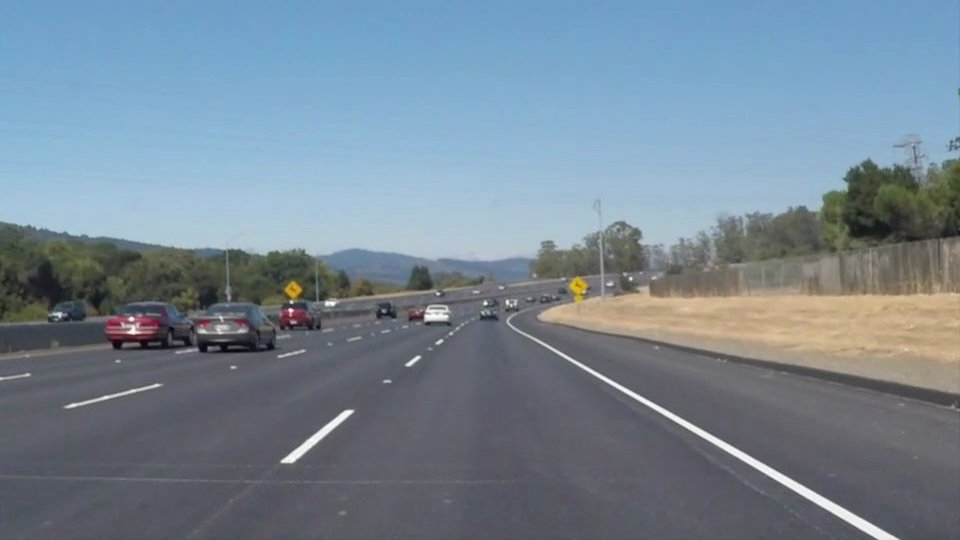
#> input picture lane_detection/samples/solidWhiteCurve.jpg, 960 x 540 px
$ python find_binary_thresh.py   (Python 2 division)   (older library calls are emulated)
#> lines starting #> are read from the running program, lines starting #| are printed output that depends on the picture; after the words box and inside, x2 and y2 are one past the last pixel; in counts of white or black regions, pixels touching at a corner belong together
import cv2
import numpy as np

im = cv2.imread('samples/solidWhiteCurve.jpg')
#> im is the input picture: shape (540, 960, 3); mean B, G, R 148.1, 134.5, 118.5

def callback(x): return

def binary_thresh(channel, thresh = (0, 255), on = 1):
    binary = np.zeros_like(channel)
    binary[(channel > thresh[0]) & (channel <= thresh[1])] = on
    return binary

params = ['H','L','S','gradX','gradY','gradMag']
thresh = {p:{'min':0,'max':255} for p in params}
cv2.namedWindow('thresholds',0)
for p in params:
    for m in ['min','max']:
        name = p+'_'+m
        cv2.createTrackbar(name,'thresholds',0,255,callback)
        cv2.setTrackbarPos(name,'thresholds',thresh[p][m])

while True:
    for p in params:
        for m in ['min', 'max']:
            thresh[p][m] = cv2.getTrackbarPos(p+'_'+m,'thresholds')

    binaries = {}

    # Convert to grayscale
    gray = cv2.cvtColor(im, cv2.COLOR_BGR2GRAY)
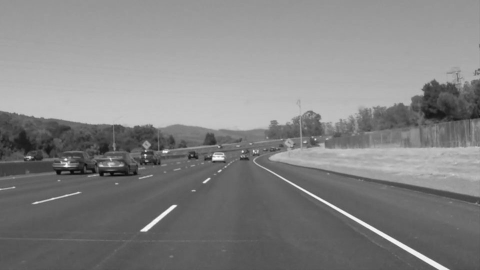
#> gray: shape (540, 960) (shown at 1/2 size); min 5, max 255, mean 131.2
    # Take both Sobel x and y gradients
    kernel = 3
    sobelx = cv2.Sobel(gray, cv2.CV_64F, 1, 0, ksize=kernel)
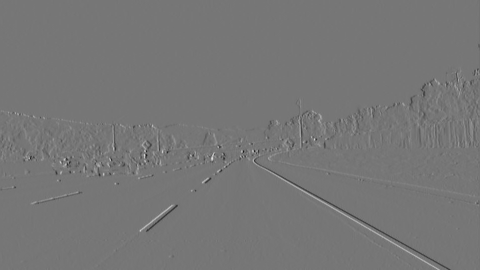
#> sobelx: shape (540, 960) float64 (shown at 1/2 size); min -466, max 536, mean 0; drawn with min black and max white
    sobely = cv2.Sobel(gray, cv2.CV_64F, 0, 1, ksize=kernel)
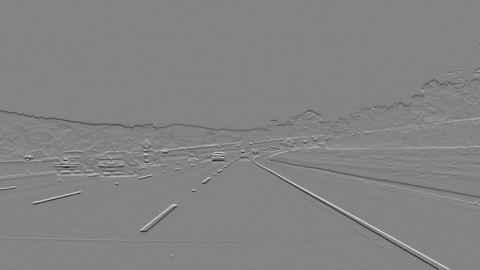
#> sobely: shape (540, 960) float64 (shown at 1/2 size); min -653, max 609, mean -0.9; drawn with min black and max white
    # calculate the scobel x gradient binary
    abs_sobelx = np.absolute(sobelx)
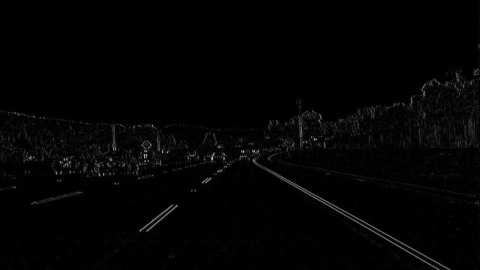
#> abs_sobelx: shape (540, 960) float64 (shown at 1/2 size); min 0, max 536, mean 8.1; drawn with min black and max white
    binaries['gradX'] = np.uint8(255*abs_sobelx/np.max(abs_sobelx))
    # calculate the scobel y gradient binary
    abs_sobely = np.absolute(sobely)
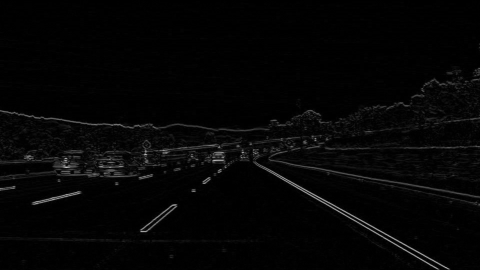
#> abs_sobely: shape (540, 960) float64 (shown at 1/2 size); min 0, max 653, mean 14.2; drawn with min black and max white
    binaries['gradY'] = np.uint8(255*abs_sobely/np.max(abs_sobely)).copy()
    # Calculate the gradient magnitude
    gradmag = np.sqrt(sobelx**2 + sobely**2)
    # Rescale to 8 bit
    scale_factor = np.max(gradmag)/255
#> scale_factor = 2.59
    binaries['gradMag'] = gradmag/scale_factor

    # Take the absolute value of the gradient direction,
    # apply a threshold, and create a binary image result
    # absgraddir = np.arctan2(np.absolute(sobely), np.absolute(sobelx))
    # dir_binary = binary_thresh(absgraddir, dir_thresh)

    hls = cv2.cvtColor(im, cv2.COLOR_BGR2HLS)
#> hls: shape (540, 960, 3); mean of channels 0, 1, 2 97.9, 133.5, 57.7
    binaries['H'] = hls[:,:,0]
    binaries['L'] = hls[:,:,1]
    binaries['S'] = hls[:,:,2]

    # RGB colour
    # binaries['R'] = im[:,:,2]
    # binaries['G'] = im[:,:,1]
    # binaries['B'] = im[:,:,0]

    for p in binaries:
        cv2.imshow(p+'_raw', binaries[p])
        binaries[p] = 255*binary_thresh(binaries[p], (thresh[p]['min'], thresh[p]['max']))
        cv2.imshow(p+'_bin', binaries[p])
#> this loop made 6 passes
#> p on passes 1 to 6: 'gradX', 'gradY', 'gradMag', 'H', 'L', 'S'
#> pass 1, `cv2.imshow(p+'_bin', binaries[p])`:
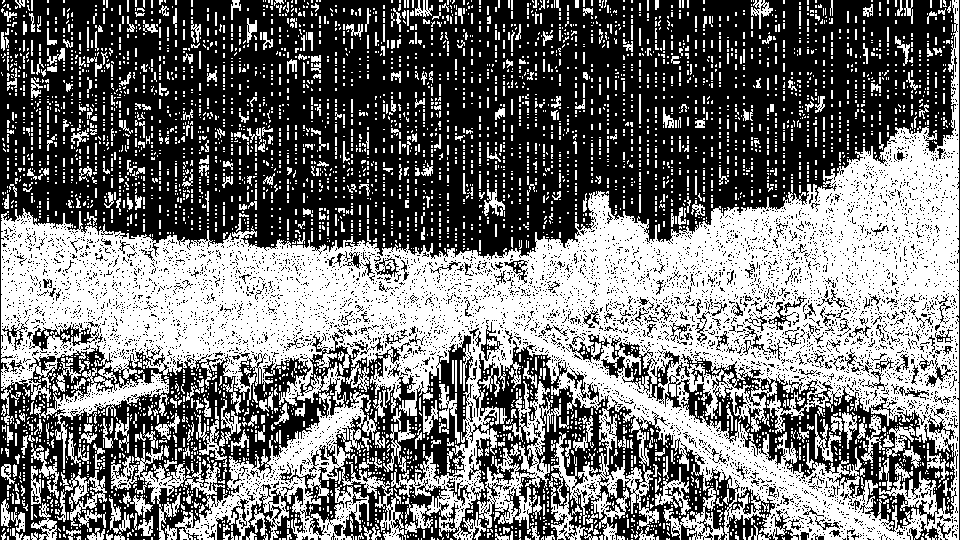
#> window 'gradX_bin': shape (540, 960); 45.5% white; 4932 white regions (4377 under 20 px), largest, box (x1, y1, x2, y2) and area: (1, 0, 959, 540) 174718, (477, 381, 561, 534) 3494, (663, 488, 724, 540) 972
#> pass 2, `cv2.imshow(p+'_bin', binaries[p])`:
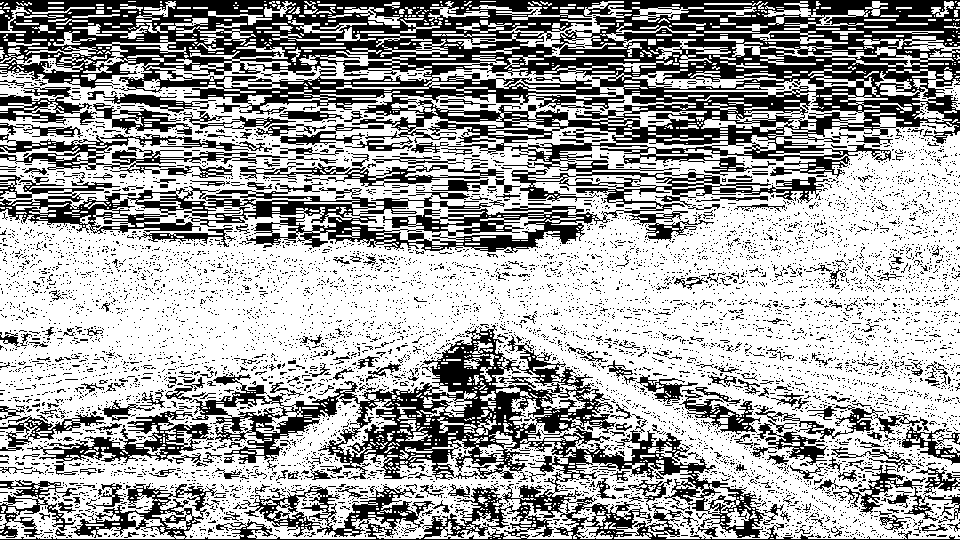
#> window 'gradY_bin': shape (540, 960); 64% white; 7418 black regions (7134 under 20 px), largest, box (x1, y1, x2, y2) and area: (0, 0, 960, 253) 93788, (0, 325, 960, 540) 35306, (0, 134, 288, 174) 3541
#> after the loop, binaries = 6 items

    cv2.imshow('im', im)

    c = cv2.waitKey(0)
#> (key q is pressed here)
    if c == ord('q'):
        break

print 'Thresholds: {t}'.format(t=thresh)

$ run again, with lane_detection/samples/corners4.jpg copied over lane_detection/samples/solidWhiteCurve.jpg
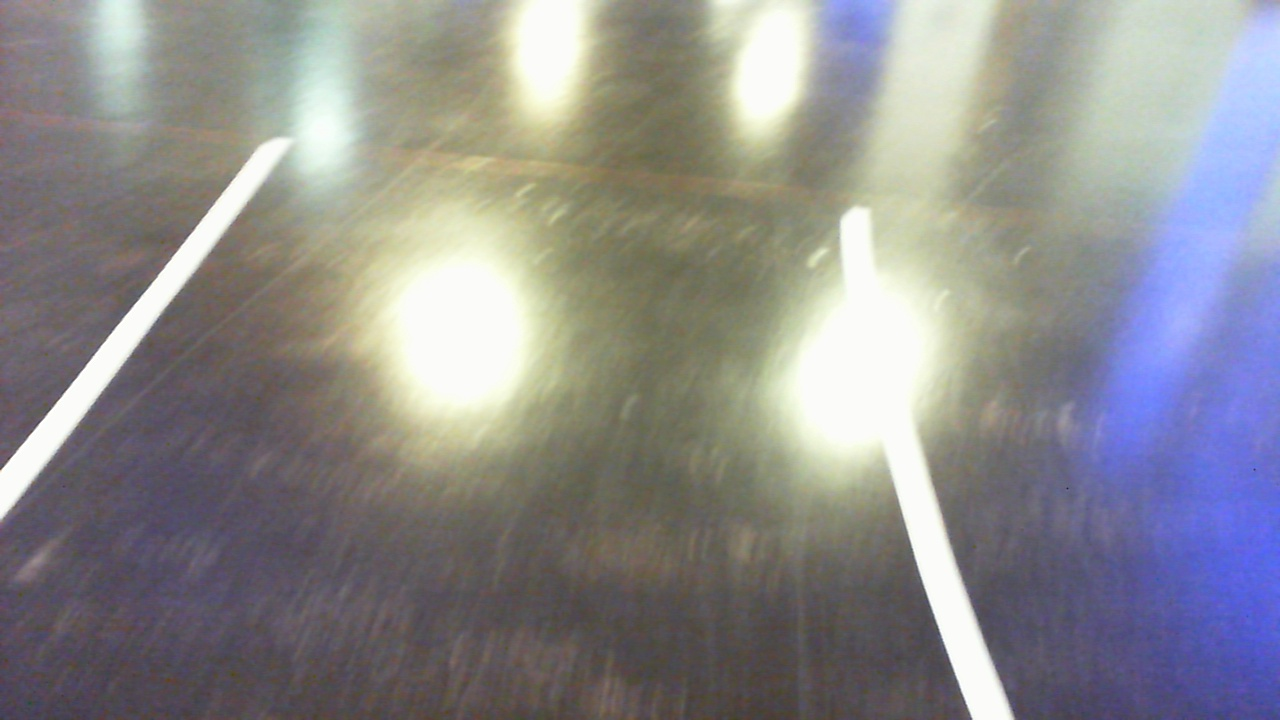
#> input picture lane_detection/samples/corners4.jpg, 1280 x 720 px
#> im is the input picture: shape (720, 1280, 3); mean B, G, R 140.8, 139.6, 140.3
#> scale_factor = 2.7
#> hls: shape (720, 1280, 3); mean of channels 0, 1, 2 69.4, 140.7, 48
#> the loop `for p in binaries:` made 6 passes
#> p on passes 1 to 6: 'gradX', 'gradY', 'gradMag', 'H', 'L', 'S'
#> pass 1, `cv2.imshow(p+'_bin', binaries[p])`:
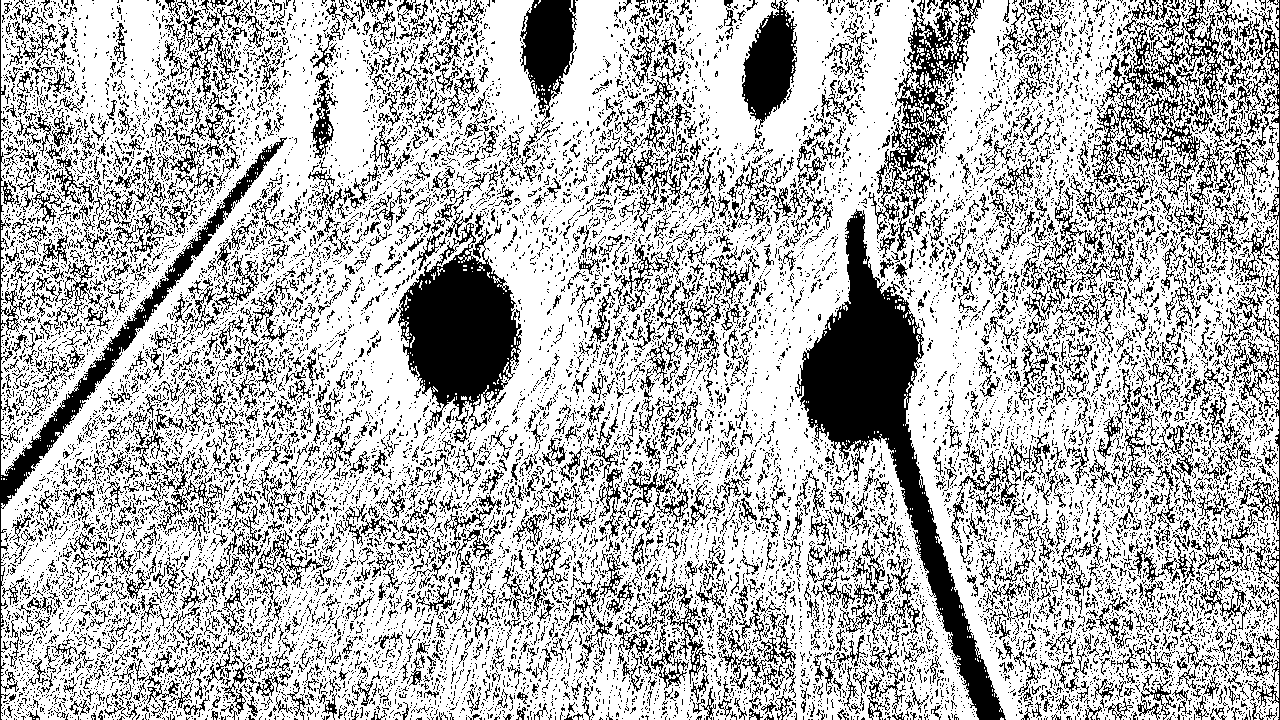
#> window 'gradX_bin': shape (720, 1280); 71.7% white; 16718 black regions (14780 under 20 px), largest, box (x1, y1, x2, y2) and area: (795, 209, 1006, 720) 22801, (398, 213, 522, 436) 13934, (0, 0, 287, 720) 7940
#> pass 2, `cv2.imshow(p+'_bin', binaries[p])`:
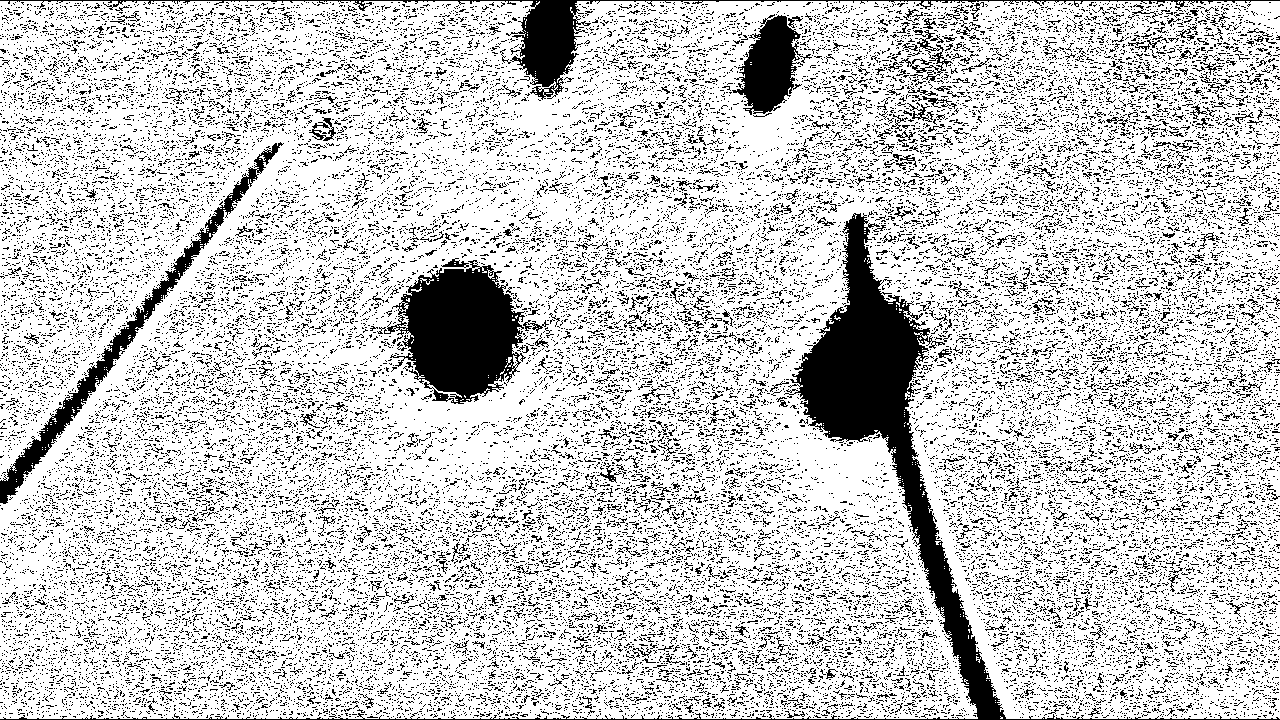
#> window 'gradY_bin': shape (720, 1280); 79.5% white; 36799 black regions (36013 under 20 px), largest, box (x1, y1, x2, y2) and area: (0, 213, 1280, 720) 24564, (377, 260, 526, 404) 12419, (0, 0, 1280, 100) 6165
#> after the loop `for p in binaries:`: binaries = 6 items

$ run again, with lane_detection/samples/im0.jpg copied over lane_detection/samples/solidWhiteCurve.jpg
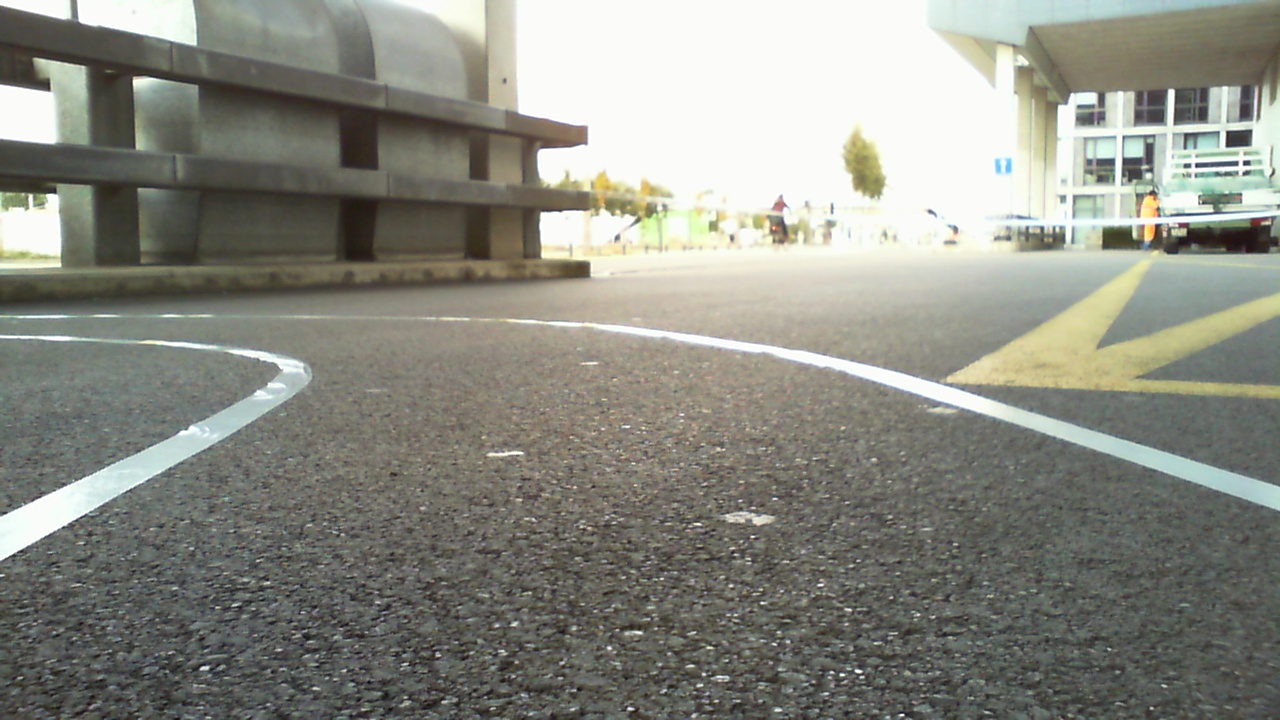
#> input picture lane_detection/samples/im0.jpg, 1280 x 720 px
#> im is the input picture: shape (720, 1280, 3); mean B, G, R 129.9, 139.2, 138.1
#> scale_factor = 3.32
#> hls: shape (720, 1280, 3); mean of channels 0, 1, 2 43.6, 135.1, 32.8
#> the loop `for p in binaries:` made 6 passes
#> p on passes 1 to 6: 'gradX', 'gradY', 'gradMag', 'H', 'L', 'S'
#> pass 1, `cv2.imshow(p+'_bin', binaries[p])`:
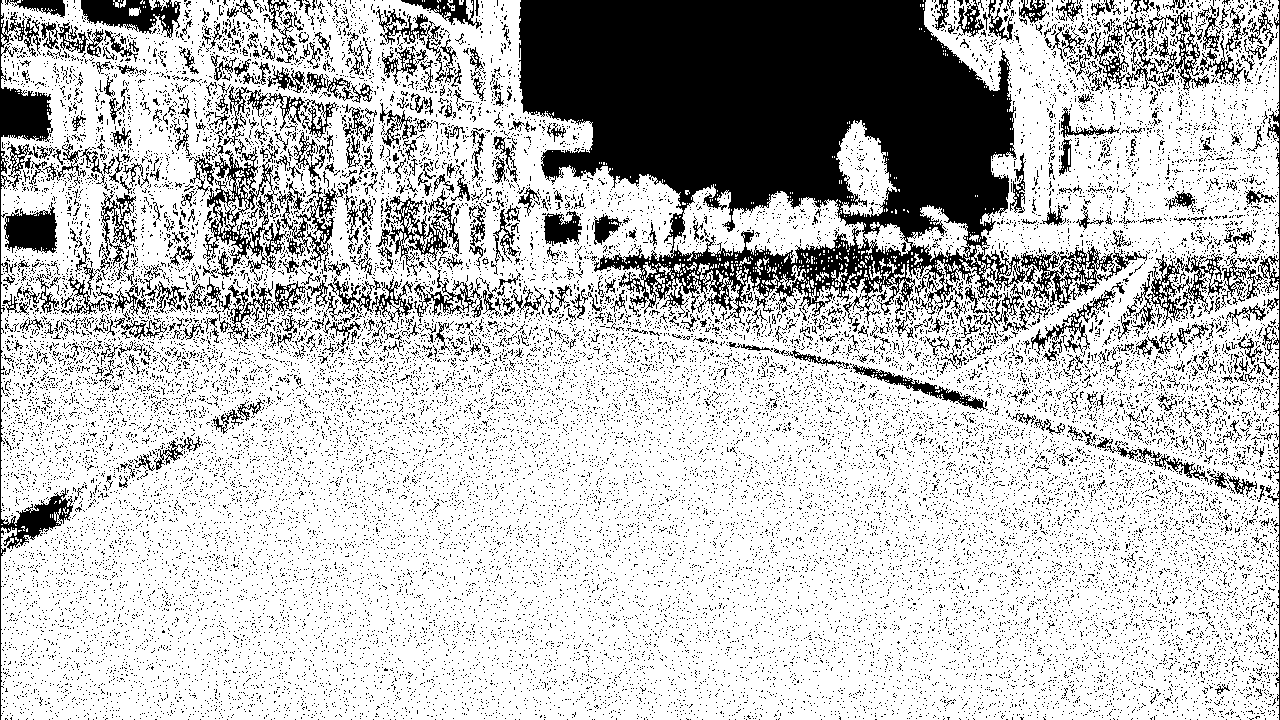
#> window 'gradX_bin': shape (720, 1280); 75.5% white; 25537 black regions (24945 under 20 px), largest, box (x1, y1, x2, y2) and area: (519, 0, 1147, 326) 101833, (0, 0, 73, 720) 5378, (203, 146, 348, 281) 4540
#> pass 2, `cv2.imshow(p+'_bin', binaries[p])`:
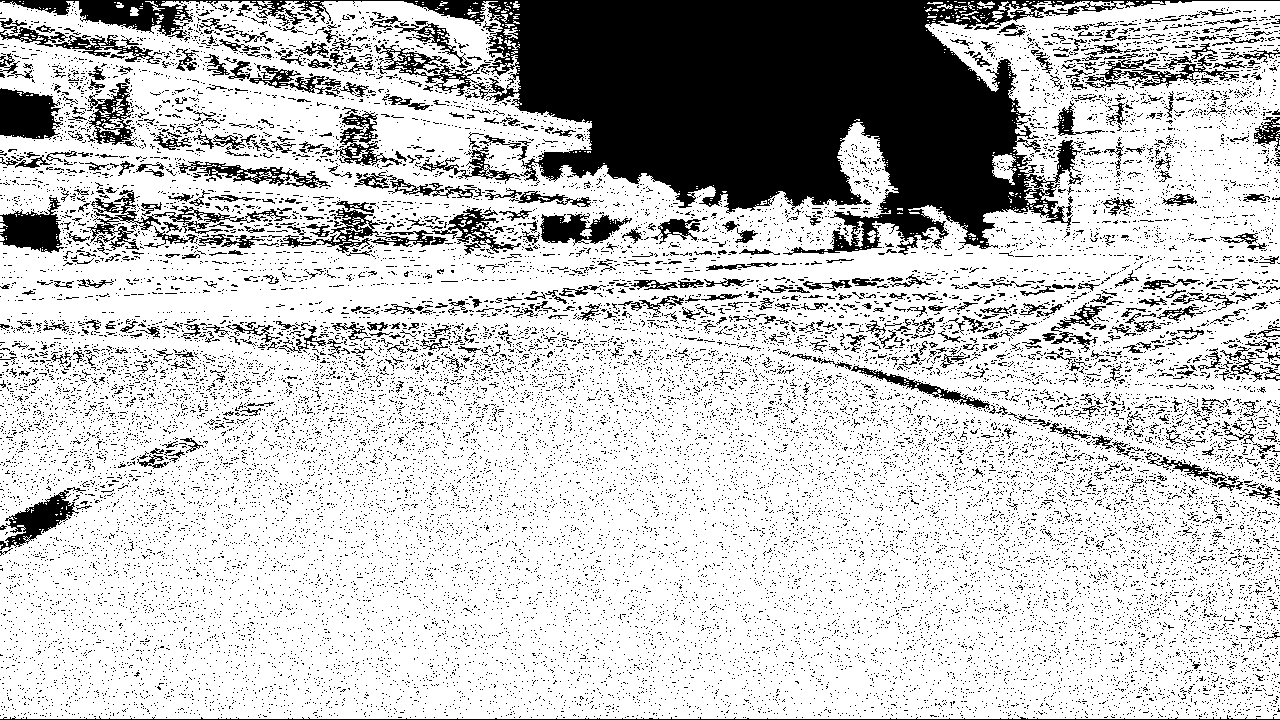
#> window 'gradY_bin': shape (720, 1280); 77.4% white; 22182 black regions (21540 under 20 px), largest, box (x1, y1, x2, y2) and area: (0, 0, 1280, 255) 100368, (0, 88, 63, 140) 2424, (0, 197, 64, 253) 2018
#> after the loop `for p in binaries:`: binaries = 6 items
